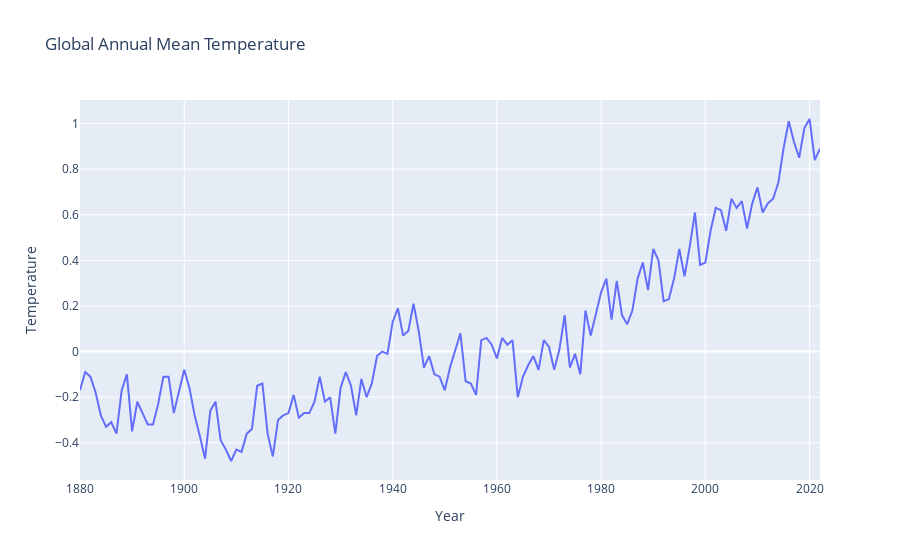

The notebook cell saved with this chart:
### Code cell
# Data Visualization
plot = px.line(annual_mean_temp, x='Year', y='Temperature', title='Global Annual Mean Temperature')
plot.show()

### Figure 1 — Plotly figure (JSON) as saved in the notebook; plotly's stock layout.template omitted (floating-point values rounded to 4 significant figures; data arrays with more than 128 entries replaced by an {"elided": "..."} marker saying what was removed)
{"data": [{"hovertemplate": "Year=%{x}<br>Temperature=%{y}<extra></extra>", "legendgroup": "", "line": {"color": "#636efa", "dash": "solid"}, "marker": {"symbol": "circle"}, "mode": "lines", "name": "", "orientation": "v", "showlegend": false, "type": "scatter", "x": {"elided": "143 int values"}, "xaxis": "x", "y": {"elided": "143 float values"}, "yaxis": "y"}], "layout": {"autosize": true, "legend": {"tracegroupgap": 0}, "title": {"text": "Global Annual Mean Temperature"}, "xaxis": {"anchor": "y", "autorange": true, "domain": [0, 1], "range": [1880, 2022], "title": {"text": "Year"}, "type": "linear"}, "yaxis": {"anchor": "x", "autorange": true, "domain": [0, 1], "range": [-0.5633, 1.103], "title": {"text": "Temperature"}, "type": "linear"}}}
